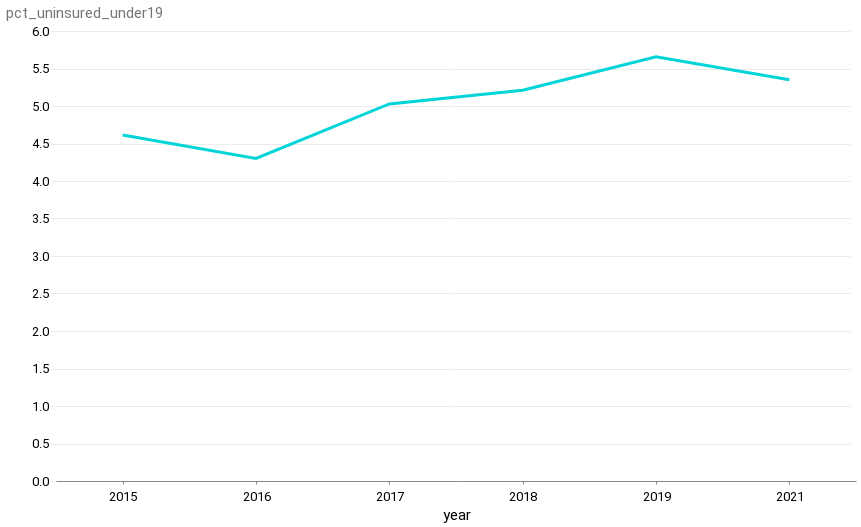

The notebook cell this image was saved under:
### Code cell
alt.Chart(df_wide).mark_line().encode(x="year:O", y="pct_uninsured_under19")

### Figure 1 — Vega-Lite specification as saved in the notebook (floating-point values rounded to 4 significant figures)
{"config": {"view": {"width": 800, "height": 450, "strokeOpacity": 0}, "background": "#ffffff", "title": {"anchor": "start", "font": "Summit Sans", "fontColor": "palette[\"black\"]", "fontSize": 18, "fontWeight": "normal"}, "arc": {"fill": "#00d4d8"}, "area": {"fill": "#00d4d8"}, "line": {"stroke": "#00d4d8", "strokeWidth": 3}, "path": {"stroke": "#00d4d8"}, "rect": {"fill": "#00d4d8"}, "shape": {"stroke": "#00d4d8"}, "bar": {"fill": "#00d4d8"}, "point": {"stroke": "#00d4d8"}, "symbol": {"fill": "#00d4d8", "size": 30}, "axis": {"titleFont": "Roboto", "titleFontSize": 15, "titleFontWeight": "normal", "labelFont": "Roboto, sans", "labelFontSize": 13, "labelFontWeight": "normal"}, "axisX": {"labelAngle": 0, "labelPadding": 6, "tickSize": 3, "grid": false}, "axisY": {"labelBaseline": "middle", "maxExtent": 45, "minExtent": 45, "titleAlign": "left", "titleAngle": 0, "titleX": -45, "titleY": -11, "domainOpacity": 0, "gridWidth": 0.6, "gridColor": "#dddddd", "offset": 6, "tickSize": 0, "titleColor": "#767676"}, "legend": {"titleFont": "Roboto", "titleFontSize": 15, "titleFontWeight": "normal", "symbolType": "square", "labelFont": "Roboto, sans", "labelFontSize": 13}, "range": {"category": ["#005f66", "#e37e2d", "#d64a3b", "#76b0ef", "#c1bc40"], "diverging": ["#e68a4f", "#f4bb6a", "#f9e39c", "#dadfe2", "#a6b7c6", "#849eae"], "heatmap": ["#7ff6f6", "#00eeef", "#00d4d8", "#00abb2", "#00848b", "#fbf2c7", "#00363d"], "ordinal": ["#7ff6f6", "#00eeef", "#00d4d8", "#00abb2", "#00848b", "#fbf2c7", "#00363d"], "ramp": ["#7ff6f6", "#00eeef", "#00d4d8", "#00abb2", "#00848b", "#fbf2c7", "#00363d"]}}, "data": {"name": "data-43e589f88dde79ca3ed51586b2521846"}, "mark": "line", "encoding": {"x": {"field": "year", "type": "ordinal"}, "y": {"field": "pct_uninsured_under19", "type": "quantitative"}}, "$schema": "https://vega.github.io/schema/vega-lite/v4.17.0.json", "datasets": {"data-43e589f88dde79ca3ed51586b2521846": [{"year": 2015, "S2701_C01_002E": 73490000.0, "S2701_C01_003E": 23750000.0, "S2701_C04_002E": 3534000.0, "S2701_C04_003E": 951300.0, "S2701_C05_002E": 4.8, "S2701_C05_003E": 4.0, "uninsured_under19": 4485000.0, "pop_under19": 97240000.0, "pct_uninsured_under19": 4.613}, {"year": 2016, "S2701_C01_002E": 73500000.0, "S2701_C01_003E": 23710000.0, "S2701_C04_002E": 3277000.0, "S2701_C04_003E": 904400.0, "S2701_C05_002E": 4.5, "S2701_C05_003E": 3.8, "uninsured_under19": 4182000.0, "pop_under19": 97220000.0, "pct_uninsured_under19": 4.302}, {"year": 2017, "S2701_C01_002E": 23610000.0, "S2701_C01_003E": 54470000.0, "S2701_C04_002E": 971000.0, "S2701_C04_003E": 2954000.0, "S2701_C05_002E": 4.1, "S2701_C05_003E": 5.4, "uninsured_under19": 3925000.0, "pop_under19": 78080000.0, "pct_uninsured_under19": 5.027}, {"year": 2018, "S2701_C01_002E": 23490000.0, "S2701_C01_003E": 54320000.0, "S2701_C04_002E": 1019000.0, "S2701_C04_003E": 3036000.0, "S2701_C05_002E": 4.3, "S2701_C05_003E": 5.6, "uninsured_under19": 4055000.0, "pop_under19": 77820000.0, "pct_uninsured_under19": 5.211}, {"year": 2019, "S2701_C01_002E": 23280000.0, "S2701_C01_003E": 54070000.0, "S2701_C04_002E": 1083000.0, "S2701_C04_003E": 3292000.0, "S2701_C05_002E": 4.7, "S2701_C05_003E": 6.1, "uninsured_under19": 4375000.0, "pop_under19": 77350000.0, "pct_uninsured_under19": 5.656}, {"year": 2021, "S2701_C01_002E": 22580000.0, "S2701_C01_003E": 55250000.0, "S2701_C04_002E": 1014000.0, "S2701_C04_003E": 3151000.0, "S2701_C05_002E": 4.5, "S2701_C05_003E": 5.7, "uninsured_under19": 4165000.0, "pop_under19": 77830000.0, "pct_uninsured_under19": 5.351}]}}
